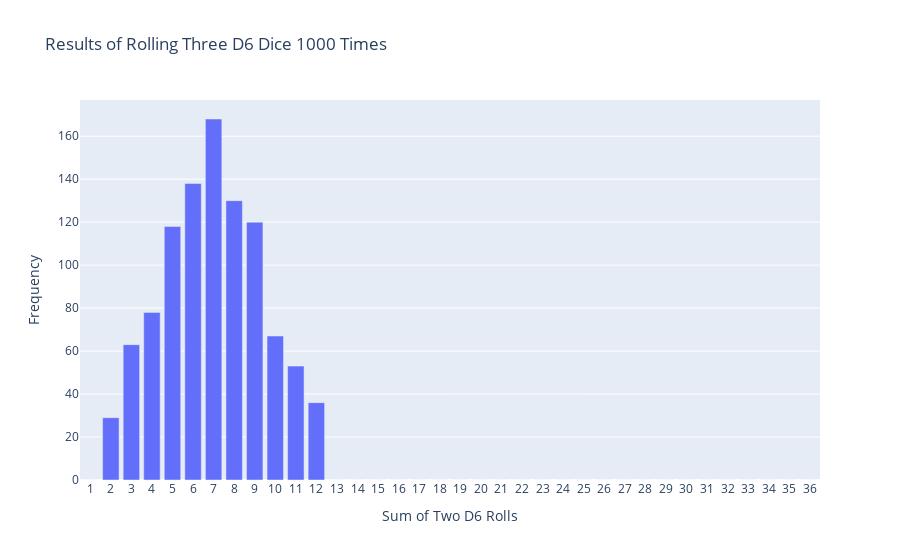

This figure's notebook cell:
### Markdown cell above
# 15-9. Die Comprehensions: 
For clarity, the listings in this section use the long form of for loops. If you’re comfortable using list comprehensions, try writing a comprehension for one or both of the loops in each of these programs.

### Code cell
# Create two D6 dice.
die_1 = Die()
die_2 = Die()

# Roll the dice and store the products using a list comprehension.
num_rolls = 1000  
results = [die_1.roll() + die_2.roll() for _ in range(num_rolls)]

# Analyze the results using a list comprehension.
poss_results = range(1, die_1.num_sides * die_2.num_sides + 1)  # Possible products range from 1 to 36.
frequencies = [results.count(value) for value in poss_results]

# Visualize the results.
fig = px.bar(
    x=list(poss_results),
    y=frequencies,
    labels={'x': 'Sum of Two D6 Rolls', 'y': 'Frequency'},
    title=f"Results of Rolling Three D6 Dice {num_rolls} Times"
)
fig.update_layout(xaxis_dtick=1)
fig.show()

### Figure 1 — Plotly figure (JSON) as saved in the notebook; plotly's stock layout.template omitted (floating-point values rounded to 4 significant figures)
{"data": [{"alignmentgroup": "True", "hovertemplate": "Sum of Two D6 Rolls=%{x}<br>Frequency=%{y}<extra></extra>", "legendgroup": "", "marker": {"color": "#636efa", "pattern": {"shape": ""}}, "name": "", "offsetgroup": "", "orientation": "v", "showlegend": false, "textposition": "auto", "type": "bar", "x": [1, 2, 3, 4, 5, 6, 7, 8, 9, 10, 11, 12, 13, 14, 15, 16, 17, 18, 19, 20, 21, 22, 23, 24, 25, 26, 27, 28, 29, 30, 31, 32, 33, 34, 35, 36], "xaxis": "x", "y": [0, 29, 63, 78, 118, 138, 168, 130, 120, 67, 53, 36, 0, 0, 0, 0, 0, 0, 0, 0, 0, 0, 0, 0, 0, 0, 0, 0, 0, 0, 0, 0, 0, 0, 0, 0], "yaxis": "y"}], "layout": {"barmode": "relative", "legend": {"tracegroupgap": 0}, "title": {"text": "Results of Rolling Three D6 Dice 1000 Times"}, "xaxis": {"anchor": "y", "domain": [0, 1], "dtick": 1, "title": {"text": "Sum of Two D6 Rolls"}}, "yaxis": {"anchor": "x", "domain": [0, 1], "title": {"text": "Frequency"}}}}
